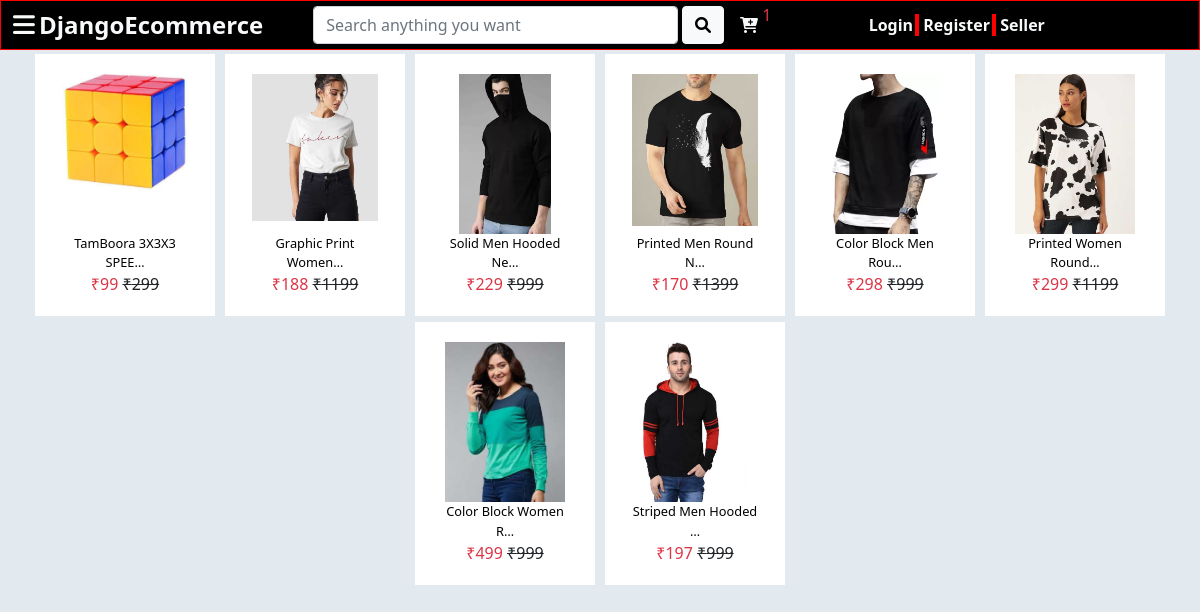
The page /Viewall/trend/ on the database its author committed.
### Seller/models.py (models this page shows, shortened)
class Trend(models.Model):
	product=models.OneToOneField(Product,on_delete=models.CASCADE)

class Product(models.Model):
	GST_CHOICES=(("0",'0'),("3",'3'),("5",'5'),("12",'12'),("18",'18'),("28",'28'))
	product_id= models.BigAutoField(primary_key=True)
	product_id2= models.CharField(max_length=100,default='')
	shop=models.ForeignKey(User, on_delete=models.CASCADE,default='')
	productname= models.CharField(max_length=100)
	category=models.ForeignKey(Category,on_delete=models.CASCADE)
	subcategory=models.ForeignKey(SubCategory, default="", verbose_name="Category", on_delete=models.SET_DEFAULT, null=True)
	price=models.IntegerField(default=0)
	price_not = models.IntegerField(default=999)
	Description= models.TextField()
	gst = models.CharField(default='0',max_length=3,choices=GST_CHOICES)
	pub_date = models.DateField(auto_now=True)
	image=models.ImageField(upload_to='products/images', default="",null=True)

### App/views.py (the view)
# urls.py: path('Viewall/<str:category>/',views.ViewAll,name="viewall"),
def ViewAll(request,category):
    if category=="trend":
        trend=Trend.objects.all()
        param={'trend':trend}
    if category.lower() in [item.categoey_name.lower() for item in  Category.objects.all()]:
        cat=Category.objects.filter(categoey_name=category).first()
        param={"cat":cat}
    return render(request,'App/viewall.html',param)

### App/templatetags/prodfilter.py (called while the page is built)
def TrendLatest1(data,slice):
    TrendProd=[]
    print(data,slice)
    for i in data:
        TrendProd.append(i)
    return TrendProd[::int(slice)]

### App/templates/App/viewall.html (shortened to what this page needs)
{% extends 'App/index.html' %}
{% load prodfilter %}
{% load static %}
{% block customlink %}
<link rel="stylesheet" href="{% static 'App/css/viewall.css' %}">
{% endblock customlink %}
{% block mainbody %}
<div class="container-fluid p-0">
    {% if trend %}
        <div class="row justify-content-center ">
        {% for   prod in trend|TrendLatest:"-1" %}
            <div class="prodsm mt-1 ">
              <div class="wrapper  ">
                <a href="{% url 'productview' prod.product.product_id %}" class="text-decoration-none text-center ">
                <div class="img-box ">
                   <img src="{{prod.product.image.url}}" alt="" class="img-fluid img-responsive">
                </div>
                <div class="content-box ">
                  <p>{{prod.product.productname|truncatechars:20}}</p>
                </div>
                <div class="price-box">
                   <span class="text-danger">₹{{prod.product.price}}</span>
                   <span class="text-decoration-line-through text-dark">₹{{prod.product.price_not}}</span>
                </div>
                </a>
              </div>
            </div>
      {% endfor %}
      </div>
    {% endif %}
</div>
{% endblock mainbody %}

### App/static/App/css/index.css (style rules this page uses)
body,html { box-sizing: border-box; height: 100%; overflow-x: hidden; }
p { margin: 0 !important; }
:root { --mycolor: #e84393 !important; --major-color:#3B3B98; }

### App/static/App/css/viewall.css (style rules this page uses)
.prodsm { width: 180px; background: #fff; margin:2px 5px; }
.wrapper { padding: 20px 15px; }
.prodsm .wrapper .img-box { height: 160px; }
.prodsm .wrapper .img-box img { max-width: 100%; max-height:100%; }
.prodsm .wrapper .content-box p { font-size: 80%; color: #000; }

### App/templates/App/base.html (style rules this page uses)
body { overflow-x: hidden; }

### rows shown on the page
Trend: product.image (picture), product.productname "TamBoora 3X3X3 SPEE…", product.price "99", product.price_not "299"
Trend: product.image (picture), product.productname "Graphic Print Women…", product.price "188", product.price_not "1199"
Trend: product.image (picture), product.productname "Solid Men Hooded Ne…", product.price "229", product.price_not "999"
Trend: product.image (picture), product.productname "Printed Men Round N…", product.price "170", product.price_not "1399"
Trend: product.image (picture), product.productname "Color Block Men Rou…", product.price "298", product.price_not "999"
Trend: product.image (picture), product.productname "Printed Women Round…", product.price "299", product.price_not "1199"
Trend: product.image (picture), product.productname "Color Block Women R…", product.price "499", product.price_not "999"
Trend: product.image (picture), product.productname "Striped Men Hooded …", product.price "197", product.price_not "999"

### other values the page prints
{{ 1 }} "1"
